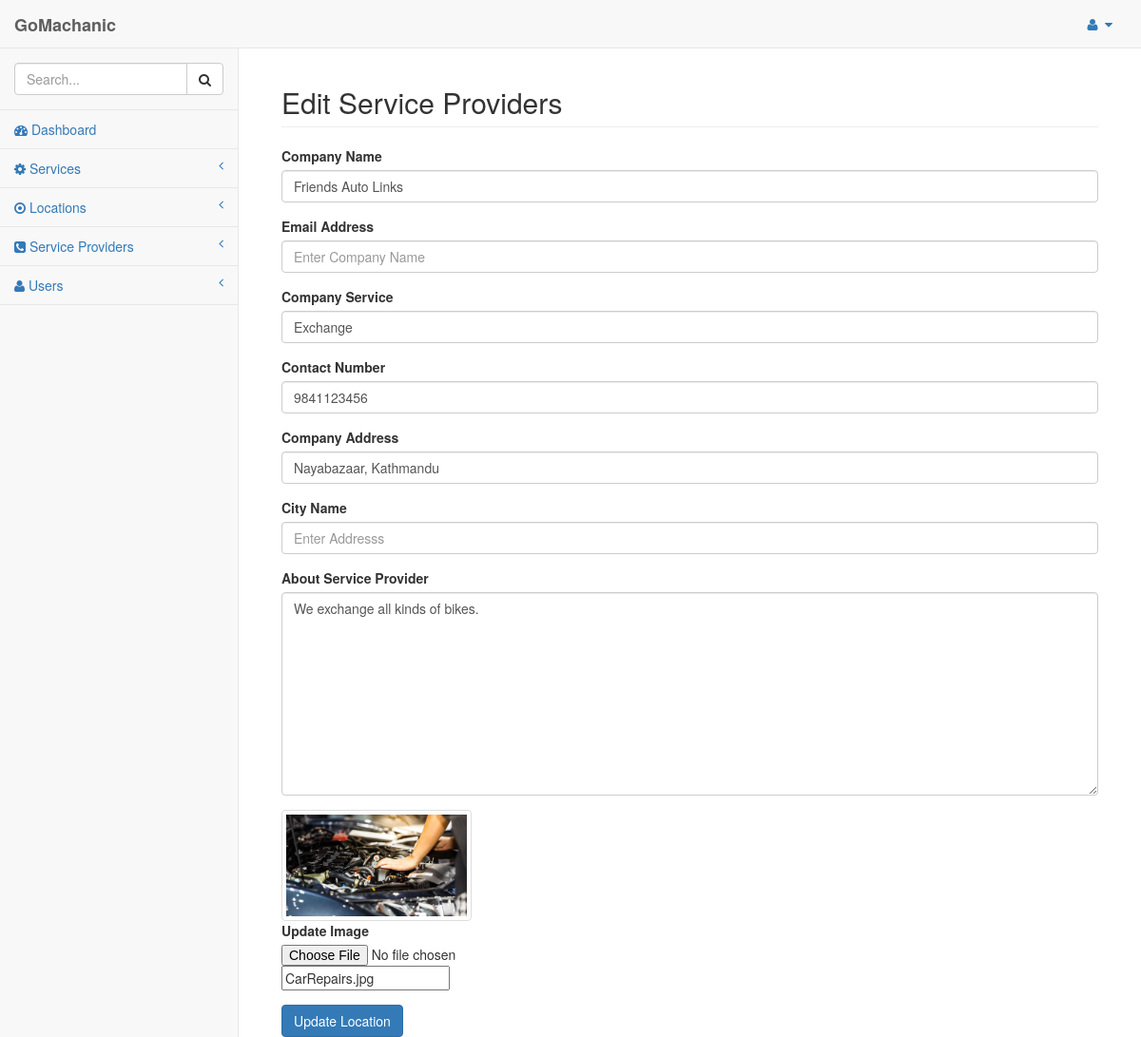
/admin/index.php?page=service-provider-edit&id=3 (signed in), run on the app's committed database.
### tables this page shows
CREATE TABLE `tbl_service_providers` (
  `id` int(12) NOT NULL,
  `company_name` varchar(255) NOT NULL,
  `company_email` varchar(255) NOT NULL,
  `company_service` varchar(255) NOT NULL,
  `company_number` varchar(255) NOT NULL,
  `company_address` varchar(255) NOT NULL,
  `city_name` varchar(255) NOT NULL,
  `company_desc` varchar(500) NOT NULL,
  `company_image` varchar(255) NOT NULL
);

### includes/functions.php (called while the page is built, shortened)
<?php
class database {
	var $con;
	var $hostname   =   'localhost';
	var $username   =   'root';
	var $password   =   '';
	var $database   =   'gomachanic';
	function __construct() {
		$this->con =new mysqli($this->hostname,$this->username,$this->password,$this->database);
	}
	function sd_edit_service_providers($id) {
		$sql="SELECT * from tbl_service_providers WHERE id='$id'";
		$res=$this->con->query($sql);
		return $res;
	}
}
?>

### admin/service-provider-edit.php (the view, shortened to what this page needs)
<?php
$obj = new database();
?>
<?php
$id=$_GET['id'];
$select=$obj->sd_edit_service_providers($id);
$row=$select->fetch_assoc();
?>
<div class="col-lg-12">
     <h2 class="page-header">Edit Service Providers</h2>
</div>
</div>
    <form method="post" enctype="multipart/form-data">
        <div class="form-group">
            <label for="exampleFormControlInput1">Company Name</label>
                <input type="textarea" class="form-control" name="company_name" placeholder="Enter Company Name" required="required" value="<?php echo $row['company_name']; ?>">
        </div>
        <div class="form-group">
            <label for="exampleFormControlInput1">Email Address</label>
                <input type="textarea" class="form-control" name="company_email" placeholder="Enter Company Name" required="required" value="<?php echo $row['company_email']; ?>">
        </div>
        <div class="form-group">
            <label for="exampleFormControlInput1">Company Service</label>
                <input type="textarea" class="form-control" name="company_service" placeholder="Enter Company Service" required="required" value="<?php echo $row['company_service']; ?>">
        </div>
        <div class="form-group">
            <label for="exampleFormControlInput1">Contact Number</label>
                <input type="textarea" class="form-control" name="company_number" placeholder="Enter Contact Number" required="required" value="<?php echo $row['company_number']; ?>">
        </div>
        <div class="form-group">
            <label for="exampleFormControlInput1">Company Address</label>
                <input type="textarea" class="form-control" name="company_address" placeholder="Enter Addresss" required="required" value="<?php echo $row['company_address']; ?>">
        </div>
        <div class="form-group">
            <label for="exampleFormControlInput1">City Name</label>
                <input type="textarea" class="form-control" name="city_name" placeholder="Enter Addresss" required="required" value="<?php echo $row['city_name']; ?>">
        </div>
        <div class="form-group">
            <label for="exampleFormControlTextarea1">About Service Provider</label>
            <textarea name="company_desc" cols="66" rows="10" id="txt_descripcion" class="form-control"><?php echo $row['company_desc'] ?></textarea>
        </div>
        <img src="../uploads/<?php echo $row['company_image']; ?>" alt="<?php echo $row['company_name']; ?>" class="img-thumbnail" width="200px" height="200px">
        <div class="form-group">
            <label for="exampleFormControlFile1">Update Image</label>
            <input type="file" class="form-control-file" name="company_image">
            <input type="text" name="old_company_image" value="<?php echo $row['company_image']; ?>">
        </div>
        <button class="btn btn-primary" name="submit">Update Location</button>
    </form>

### data on the page
tbl_service_providers: company_name "Friends Auto Links", company_service "Exchange", company_number "9841123456", company_address "Nayabazaar, Kathmandu", company_desc "We exchange all kinds of bikes.", company_image (picture), old_company_image "CarRepairs.jpg"
